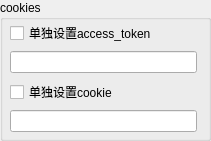
  <widget class="QGroupBox" name="groupBox_5">
   <property name="geometry">
    <rect>
     <x>1000</x>
     <y>20</y>
     <width>211</width>
     <height>141</height>
    </rect>
   </property>
   <property name="title">
    <string>cookies</string>
   </property>
   <widget class="QWidget" name="verticalLayoutWidget_13">
    <property name="geometry">
     <rect>
      <x>10</x>
      <y>20</y>
      <width>187</width>
      <height>113</height>
     </rect>
    </property>
    <layout class="QVBoxLayout" name="verticalLayout_13">
     <item>
      <layout class="QVBoxLayout" name="verticalLayout_9">
       <item>
        <widget class="QCheckBox" name="checkBox_token">
         <property name="toolTip">
          <string>&lt;html&gt;&lt;head/&gt;&lt;body&gt;&lt;p&gt;设置access_token用以下载TV/APP接口的会员内容&lt;/p&gt;&lt;/body&gt;&lt;/html&gt;</string>
         </property>
         <property name="text">
          <string>单独设置access_token</string>
         </property>
        </widget>
       </item>
       <item>
        <widget class="QLineEdit" name="lineEdit_token">
         <property name="placeholderText">
          <string/>
         </property>
        </widget>
       </item>
      </layout>
     </item>
     <item>
      <layout class="QVBoxLayout" name="verticalLayout_8">
       <item>
        <widget class="QCheckBox" name="checkBox_c">
         <property name="toolTip">
          <string>&lt;html&gt;&lt;head/&gt;&lt;body&gt;&lt;p&gt;设置字符串cookie用以下载网页接口的会员内容&lt;/p&gt;&lt;/body&gt;&lt;/html&gt;</string>
         </property>
         <property name="text">
          <string>单独设置cookie</string>
         </property>
        </widget>
       </item>
       <item>
        <widget class="QLineEdit" name="lineEdit_c">
         <property name="placeholderText">
          <string/>
         </property>
        </widget>
       </item>
      </layout>
     </item>
    </layout>
   </widget>
  </widget>
